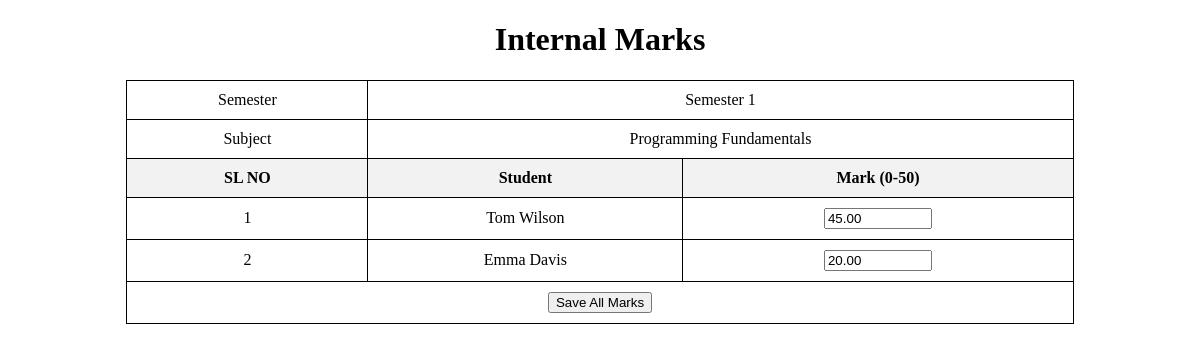
/Teacher/InternalMark.php?sid=1 (signed in), run on the app's committed database.
### tables this page shows
CREATE TABLE `tbl_subject` (
  `subject_id` int(11) NOT NULL,
  `subject_name` varchar(60) NOT NULL,
  `course_id` int(11) NOT NULL,
  `semester_id` int(11) NOT NULL
);

CREATE TABLE `tbl_semester` (
  `semester_id` int(11) NOT NULL,
  `semester_name` varchar(60) NOT NULL
);

CREATE TABLE `tbl_student` (
  `student_id` int(11) NOT NULL,
  `student_name` varchar(60) NOT NULL,
  `student_email` varchar(60) NOT NULL,
  `student_contact` varchar(60) NOT NULL,
  `student_address` varchar(60) NOT NULL,
  `student_photo` varchar(60) NOT NULL,
  `student_gender` varchar(60) NOT NULL,
  `student_password` varchar(60) NOT NULL,
  `class_id` int(11) NOT NULL
);

CREATE TABLE `tbl_internalmark` (
  `internalmark_id` int(11) NOT NULL,
  `student_id` int(11) NOT NULL,
  `teacher_id` int(11) NOT NULL,
  `subject_id` int(11) NOT NULL,
  `semester_id` int(11) NOT NULL,
  `course_id` int(11) NOT NULL,
  `internalmark_mark` decimal(5,2) NOT NULL
);

### Teacher/InternalMark.php (the view, shortened to what this page needs)
<?php
include("../Assets/Connection/Connection.php");
$teacher_id = $_SESSION['tid'];
$subject_id = isset($_GET["sid"]) ? intval($_GET["sid"]) : 0;
        ?>
    <?php
$selSubject = "SELECT s.subject_id, s.subject_name, s.semester_id, s.course_id, sem.semester_name
               FROM tbl_subject s
               INNER JOIN tbl_assignsubject a ON s.subject_id = a.subject_id
               INNER JOIN tbl_semester sem ON s.semester_id = sem.semester_id
               WHERE s.subject_id = '$subject_id' AND a.teacher_id = '$teacher_id'";
$resultSubject = $Con->query($selSubject);
if ($dataSubject = $resultSubject->fetch_assoc()) {
    $semester_name = $dataSubject["semester_name"];
    $subject_name = $dataSubject["subject_name"];
    $semester_id = $dataSubject["semester_id"];
    $course_id = $dataSubject["course_id"];
}
$selStudents = "SELECT s.student_id, s.student_name
                FROM tbl_student s
                INNER JOIN tbl_class c ON s.class_id = c.class_id
                INNER JOIN tbl_classsem cs ON c.class_id = cs.class_id
                WHERE c.course_id = '$course_id' AND cs.semester_id = '$semester_id'";
$resultStudents = $Con->query($selStudents);
?>
<!DOCTYPE html>
<html lang="en">
<head>
</head>
<body>
<div id="tab" align="center">
    <h1 align="center">Internal Marks</h1>
    <form method="post" action="">
        <table border="1">
            <tr>
                <td>Semester</td>
                <td colspan="2"><?php echo $semester_name; ?></td>
            </tr>
            <tr>
                <td>Subject</td>
                <td colspan="2"><?php echo $subject_name; ?></td>
            </tr>
            <tr>
                <th>SL NO</th>
                <th>Student</th>
                <th>Mark (0-50)</th>
            </tr>
            <?php
            $i = 0;
            while ($row = $resultStudents->fetch_assoc()) {
                $student_id = $row['student_id'];
                $mark = "0";
                $selMark = "SELECT internalmark_mark
                            FROM tbl_internalmark
                            WHERE student_id='$student_id' AND subject_id='$subject_id' AND teacher_id='$teacher_id'";
                $resultMark = $Con->query($selMark);
                if ($rowMark = $resultMark->fetch_assoc()) {
                    $mark = $rowMark["internalmark_mark"];
                }
                $i++;
                ?>
                <tr>
                    <td><?php echo $i; ?></td>
                    <td><?php echo $row["student_name"]; ?></td>
                    <td>
                        <input type="number" name="marks[<?php echo $student_id; ?>]" id="mark_<?php echo $student_id; ?>"
                               value="<?php echo $mark; ?>" placeholder="Enter Mark"
                               min="0" max="50" step="0.01" required
                               onkeyup="updateMark(this.value, <?php echo $subject_id; ?>, <?php echo $student_id; ?>, <?php echo $teacher_id; ?>)"/>
                    </td>
                </tr>
                <?php
            }
            ?>
            <tr>
                <td colspan="3">
                    <input type="submit" name="btn_save" value="Save All Marks" />
                </td>
            </tr>
        </table>
    </form>
</div>
</body>
</html>

### Teacher/InternalMark.php (style rules this page uses)
table { border-collapse: collapse; width: 80%; margin: 20px auto; }
th, td { border: 1px solid black; padding: 10px; text-align: center; }
th { background-color: #f2f2f2; }
input[type=number] { width: 100px; }

### data on the page
tbl_subject: semester.semester_name "Semester 1", subject_name "Programming Fundamentals"
tbl_student: student_name "Tom Wilson", internalmark_mark "45.00"
tbl_student: student_name "Emma Davis", internalmark_mark "20.00"
